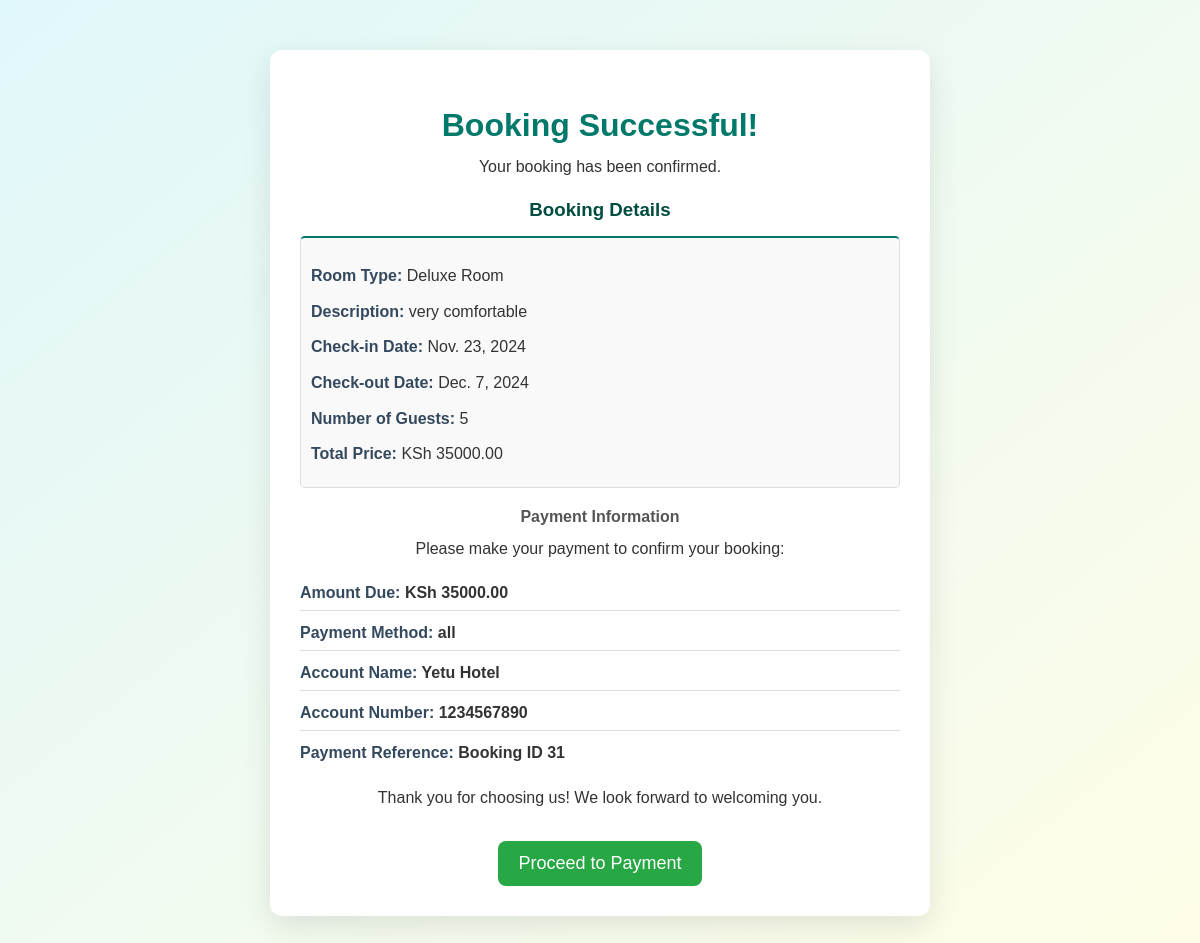
Page /booking-success/ (signed in) on the earlier database version.
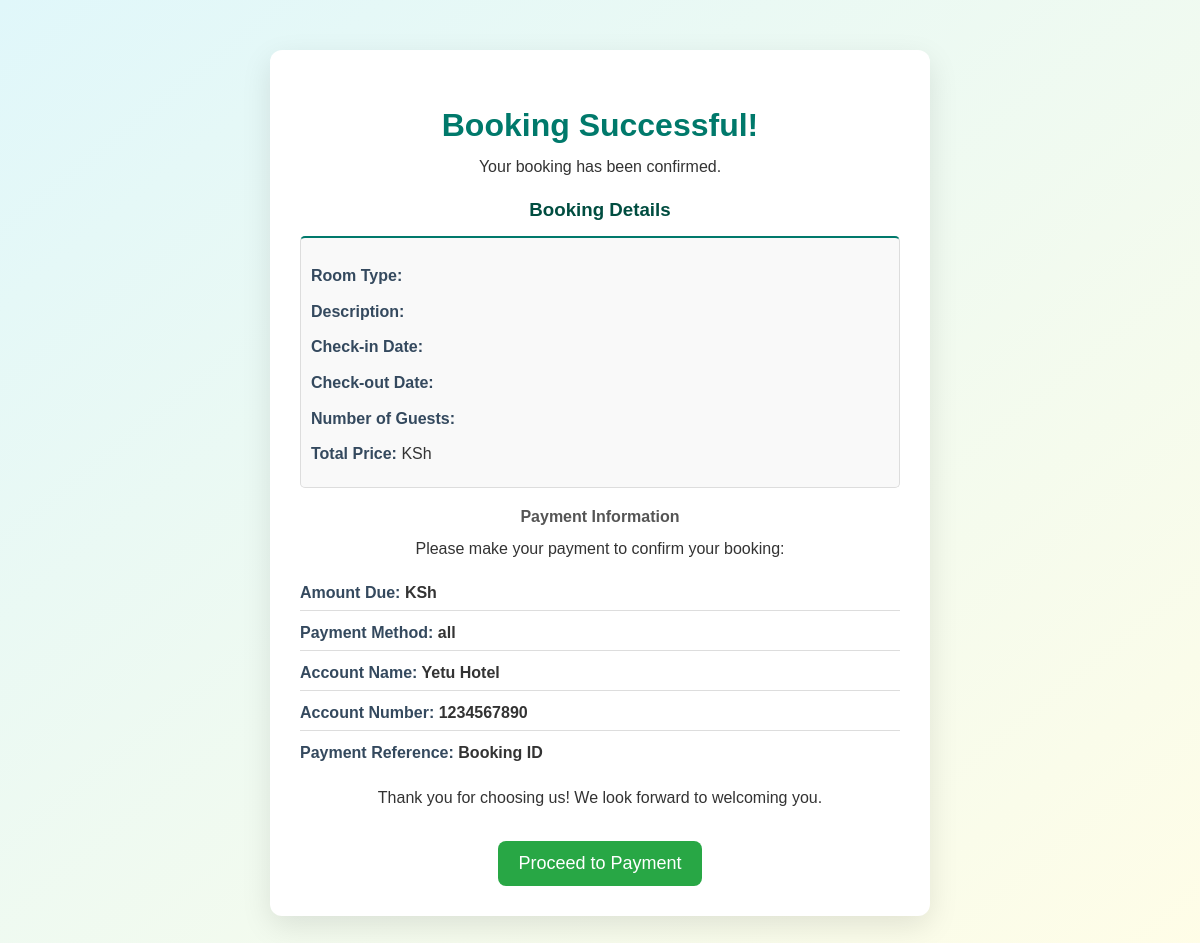
Same page on the later database version.
### core/models.py (models this page shows, shortened)
class Booking(models.Model):
    room = models.ForeignKey(Room, on_delete=models.CASCADE)
    user = models.ForeignKey(User, on_delete=models.CASCADE)
    check_in_date = models.DateField()
    check_out_date = models.DateField()
    number_of_guests = models.PositiveIntegerField()
    total_price = models.DecimalField(max_digits=10, decimal_places=2, default=0.00)
    created_at = models.DateTimeField(default=timezone.now)

class Room(models.Model):
    ROOM_TYPES = [
        ('deluxe', 'Deluxe Room'),
        ('executive', 'Executive Suite'),
        ('standard', 'Standard Room'),
    ]
    room_type = models.CharField(max_length=50, choices=ROOM_TYPES)
    description = models.TextField()
    price_per_night = models.DecimalField(max_digits=10, decimal_places=2)
    image = models.ImageField(upload_to='room_images/')
    capacity = models.PositiveIntegerField(help_text="Maximum number of guests")
    available = models.BooleanField(default=True)
    is_booked = models.BooleanField(default=False)
    amenities = models.ManyToManyField(Amenity, blank=True)

### core/views.py (the view)
# urls.py: path('booking-success/', booking_success, name='booking_success'),  # URL for booking success
def booking_success(request):
    latest_booking = Booking.objects.filter(user=request.user).order_by('-created_at').first()
    return render(request, 'booking_success.html', {'booking': latest_booking})

### core/templates/booking_success.html (shortened to what this page needs)
{% load static %}
<!DOCTYPE html>
<html lang="en">
<head>
    <link rel="stylesheet" href="{% static 'css/Success.css' %}">
</head>
<body>
    <div class="container">
        <h2>Booking Successful!</h2>
        <p>Your booking has been confirmed.</p>
        <h3>Booking Details</h3>
        <div class="booking-details">
            <p><strong>Room Type:</strong> {{ booking.room.get_room_type_display }}</p>
            <p><strong>Description:</strong> {{ booking.room.description }}</p>
            <p><strong>Check-in Date:</strong> {{ booking.check_in_date }}</p>
            <p><strong>Check-out Date:</strong> {{ booking.check_out_date }}</p>
            <p><strong>Number of Guests:</strong> {{ booking.number_of_guests }}</p>
            <p><strong>Total Price:</strong> KSh {{ booking.total_price }}</p>
        </div>
        <h4>Payment Information</h4>
        <p>Please make your payment to confirm your booking:</p>
        <ul class="payment-info">
            <li><strong>Amount Due:</strong> KSh {{ booking.total_price }}</li>
            <li><strong>Payment Method:</strong> all</li>
            <li><strong>Account Name:</strong> Yetu Hotel</li>
            <li><strong>Account Number:</strong> 1234567890</li>
            <li><strong>Payment Reference:</strong> Booking ID {{ booking.id }}</li>
        </ul>
        <p>Thank you for choosing us! We look forward to welcoming you.</p>
        <a href="{% url 'process_payment' booking.id %}" class="payment-button">Proceed to Payment</a>
    </div>
</body>
</html>

### core/static/css/success.css (style rules this page uses)
body { font-family: 'Arial', sans-serif; background-color: #f4f4f4; color: #333; margin: 0; padding: 0; }
.container { max-width: 600px; margin: 40px auto; padding: 20px; background-color: #ffffff; border-radius: 8px; box-shadow: 0 4px 15px rgba(0, 0, 0, 0.1); }
h2 { color: #27ae60; margin-bottom: 10px; }
h3 { color: #2980b9; margin-top: 20px; margin-bottom: 10px; }
h4 { margin-top: 20px; }
p { line-height: 1.6; }
.booking-details { margin: 20px 0; padding: 10px; border: 1px solid #ddd; border-radius: 5px; background-color: #f9f9f9; }
.payment-info { list-style: none; padding: 0; }
.payment-info li { padding: 8px 0; border-bottom: 1px solid #ddd; }
.payment-info li:last-child { border-bottom: none; }
strong { color: #34495e; }
.payment-button { display: inline-block; margin-top: 20px; padding: 10px 20px; background-color: #27ae60; color: white; text-decoration: none; border-radius: 5px; transition: background-color 0.3s ease; }

### core/templates/booking_success.html (style rules this page uses)
body { font-family: 'Arial', sans-serif; margin: 0; padding: 0; background: linear-gradient(to bottom right, #e0f7fa, #fffde7); color: #333; }
.container { max-width: 600px; margin: 50px auto; padding: 30px; background-color: #ffffff; border-radius: 12px; box-shadow: 0 10px 30px rgba(0, 0, 0, 0.1); text-align: center; transition: transform 0.3s ease; }
h2 { color: #00796b; font-size: 32px; margin-bottom: 10px; }
h3 { color: #004d40; margin-top: 20px; margin-bottom: 15px; }
h4 { color: #555; margin-top: 15px; margin-bottom: 10px; }
p { margin: 10px 0; line-height: 1.6; }
.booking-details { border-top: 2px solid #00796b; padding-top: 15px; margin-top: 15px; text-align: left; }
.payment-info { list-style-type: none; padding: 0; margin: 15px 0; text-align: left; }
.payment-info li { margin: 5px 0; font-weight: bold; }
.payment-button { display: inline-block; padding: 12px 20px; background-color: #28a745; color: white; border-radius: 8px; text-decoration: none; font-size: 18px; transition: background-color 0.3s; }

Differences in the rows shown:
removed Booking: room.room_type "Deluxe Room", room.description "very comfortable", check_in_date "Nov. 23, 2024", check_out_date "Dec. 7, 2024", number_of_guests "5", total_price "35000.00", id "31"
